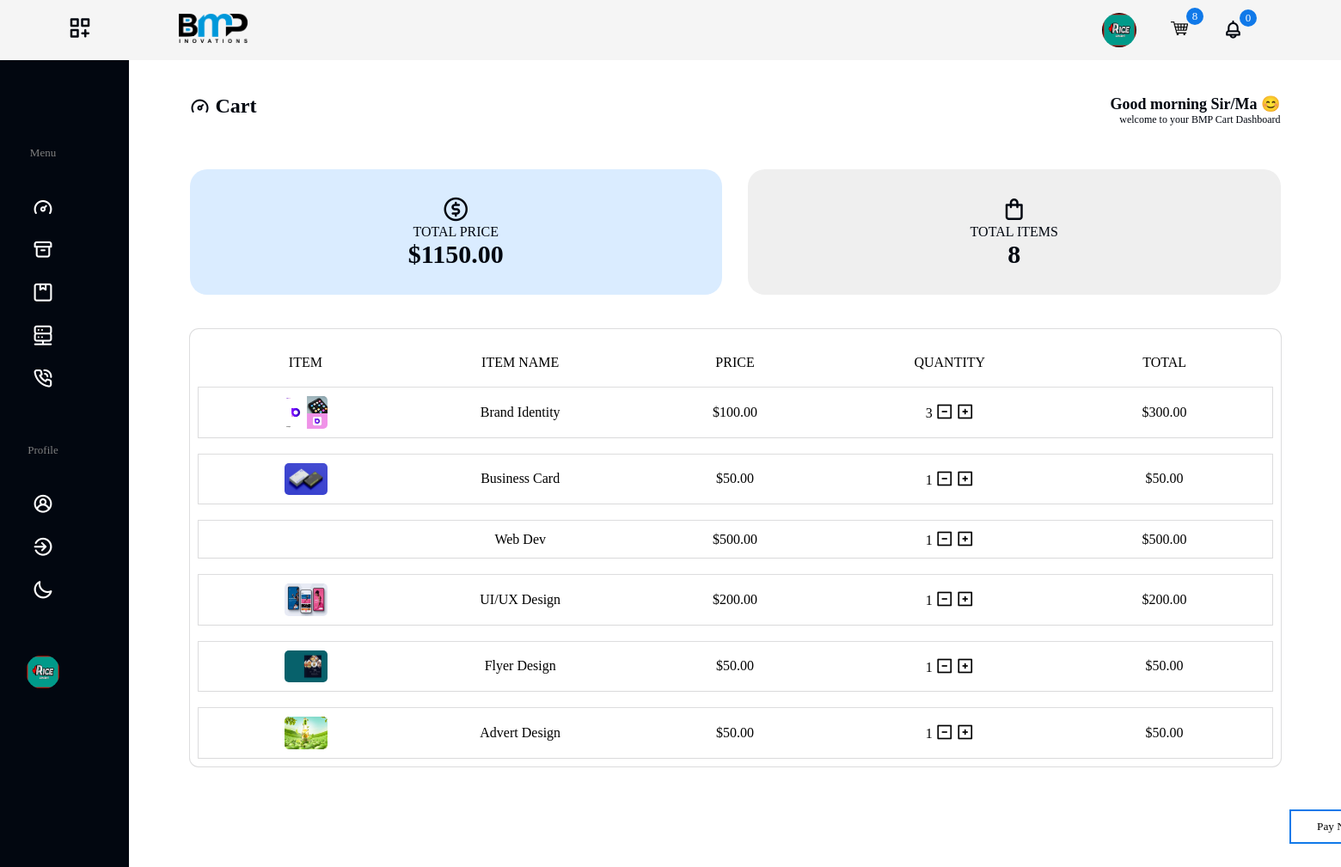
The page /dashboard (signed in) on the database its author committed.
### bmpapp/models.py (models this page shows, shortened)
class Profile(models.Model):
    user = models.OneToOneField(User, on_delete=models.CASCADE) # Delete profile when user is deleted
    image = models.ImageField(default='default.png', upload_to='profile_pics')

class Order(models.Model):
    user = models.OneToOneField(User, on_delete=models.CASCADE)
    date_order = models.DateTimeField(auto_now_add=True)
    complete = models.BooleanField(default=False, null=True, blank=True)
    transaction_id = models.CharField(max_length=100, null=True, blank=True, default=None)
    @property
    def total_item_price(self):
        order_items = self.orderitem_set.all()
        total = sum([item.item_total_price for item in order_items])
        return total
    @property
    def num_of_items(self):
        order_items = self.orderitem_set.all()
        quantity_total = sum([item.quantity for item in order_items])
        return quantity_total

class OrderItem(models.Model):
    product = models.ForeignKey(Product, on_delete=models.SET_NULL, null=True)
    order = models.ForeignKey(Order, on_delete=models.SET_NULL, null=True)
    quantity  = models.IntegerField(default=0, null=True, blank=True)
    date_added = models.DateTimeField(auto_now_add=True)
    @property
    def item_total_price(self):
        new_price = self.product.price * self.quantity
        return new_price

class Product(models.Model):
    name = models.CharField(max_length=200, null=True, blank=True)
    price = models.IntegerField()
    description = models.TextField(null=True, blank=True)
    image = models.ImageField(null=True, blank=True)
    @property
    def imageURL(self):
        try:
            url = self.image.url
        except:
            url = ''
        return url

### bmpapp/views.py (the view)
# urls.py: path('dashboard', views.dashboard, name='dashboard'),
def dashboard(request):
    if request.user.is_authenticated:
        order, created = Order.objects.get_or_create(user=request.user, complete=False)
        items = order.orderitem_set.all()
    context = {'order':order, 'items':items}
    return render(request, 'dashboard.html', context)

### templates/dashboard.html (shortened to what this page needs)
{% extends 'main.html' %}
{% block content %}
<section id="dashbord">
    <div class="dashboard">
        <div class="dash_2">
            <div class="dash2_body">
                <div class="greeting_flex">
                    <h2><i class="uil uil-tachometer-fast-alt"></i> Cart</h2>
                    <div class="good_morn">
                        <h3 id="greetings"></h3>
                        <p>welcome to your BMP Cart Dashboard</p>
                    </div>
                </div>
                <div class="totals">
                    <div class="total_sub">
                        <i class="uil uil-usd-circle"></i>
                        <p>Total Price</p>
                        <h3>${{order.total_item_price|floatformat:2}}</h3>
                    </div>
                    <div class="total_sub2">
                        <i class="uil uil-shopping-bag"></i>
                        <p>Total Items</p>
                        <h3>{{order.num_of_items}}</h3>
                    </div>
                </div>
            </div>
            <div class="product_heading">
                <ul class="product_ul_1">
                    <li>Item</li>
                    <li>Item Name</li>
                    <li>Price</li>
                    <li>Quantity</li>
                    <li>Total</li>
                </ul>
                {% for item in items %}
                <div class="product_items">
                    <img src="{{item.product.imageURL}}" alt="">
                    <p>{{item.product.name}}</p>
                    <p>${{item.product.price|floatformat:2}}</p>
                    <p id="quantity">{{item.quantity}}
                        <i class="uil uil-minus-square-full" id="update-cart" data-product="{{item.product.id}}" data-action="remove"></i>
                        <i class="uil uil-plus-square" id="update-cart" data-product="{{item.product.id}}" data-action="add"></i>
                    </p>
                    <p>${{item.item_total_price|floatformat:2}}</p>
                </div>
                {% empty %}
                <span class="no_item">No Item Ordered Yet!!!</span>
                {% endfor %}
            </div>
        </div>
    </div>
</section>
<form method="POST" action="https://checkout.flutterwave.com/v3/hosted/pay">
    <input type="submit" id="start-payment-button" class="checkout" value="Pay Now" >
</form>
{% endblock %}

### templates/main.html (shortened to what this page needs)
{% load widget_tweaks %}
<!DOCTYPE html>
{% load static %}
<html lang="en">
    <head>
        <link rel="stylesheet" href="https://unicons.iconscout.com/release/v4.0.0/css/line.css">
        <link rel="stylesheet" href="https://cdn.jsdelivr.net/npm/bootstrap-icons@1.10.3/font/bootstrap-icons.css">
        <link rel="stylesheet" href="{% static 'CSS/profile.css'%}">
        <link rel="stylesheet" href="{% static 'CSS/contact.css'%}">
        <link rel="stylesheet" href="{% static 'CSS/packages.css'%}">
        <link rel="stylesheet" href="{% static 'CSS/products.css'%}">
        <link rel="stylesheet" href="{% static 'CSS/dashboard.css'%}">
        <link rel="stylesheet" href="{% static 'CSS/dash_gallery.css'%}">
        <link rel="stylesheet" href="{% static 'CSS/main.css'%}">
        <link rel="stylesheet" href="{% static 'query/dash_query.css'%}">
        <link rel="stylesheet" href="{% static 'query/main_query.css'%}">
        <link rel="stylesheet" href="{% static 'query/product_media.css'%}">
        <link rel="stylesheet" href="{% static 'query/package_media.css'%}">
        <link rel="stylesheet" href="{% static 'query/gallery_media.css'%}">
        <link rel="stylesheet" href="{% static 'query/prof_media.css'%}">
        <link rel="stylesheet" href="https://cdn.jsdelivr.net/npm/swiper@9/swiper-bundle.min.css" />
    </head>
    <body>
        <nav>
            <div class="dash_narve">
                <div class="logo-flex">
                    <i class="uil uil-create-dashboard" onclick="closemenu()"></i>
                    <a href="{% url 'index' %}"><img src="{% static 'images/bmp innovations.png' %}" alt="" class="logo"></a>
                </div>
                <div class="dash-flex">
                    <a href="{% url 'profile' %}"><img src="{{user.profile.image.url}}" alt="" class="avatar"></a>
                    <div class="cart-flex">
                        <a href="{% url 'dashboard' %}"><img src="/images/cart logo.png" alt="" ></a>
                        <a href=""><p id="num_of_items" style="font-size: 13px;">{{order.num_of_items}}</p></a>
                    </div>
                    <div class="bell-flex">
                        <i class="uil uil-bell"></i>
                        <p class="bell_num" style="font-size: 13px;">{{ total | length}}</p>
                    </div>
                </div>
            </div>
        </nav>
         <div class="dash_12">
             <div>
                  <h4 class="menu1">Menu</h4>
                  <ul class="first_ul1">
                     <a href="{% url 'dashboard' %}"><li><i class="uil uil-tachometer-fast-alt"></i></li></a>
                      <a href="{% url 'products' %}"><li><i class="uil uil-archive"></i></li></a>
                      <a href="{% url 'packages' %}"><li><i class="uil uil-package"></i></li></a>
                      <a href="{% url 'dash_gallery' %}"><li><i class="uil uil-server-connection"></i></li></a>
                      <a href="{% url 'contact' %}"><li><i class="uil uil-phone-volume"></i></li></a>
                  </ul>
                  <h4 class="menu1">Profile</h4>
                  <ul class="first_ul1">
                      <a href="{% url 'profile' %}"><li><i class="uil uil-user-circle"></i></li></a>
                      <a href="{% url 'signout'%}"><li><i class="uil uil-sign-out-alt"></i></li></a>
                      <a href=""><li><i class="uil uil-moon"></i></li></a>
                  </ul>
             </div>
             <div class="details1">
                 <a href="{% url 'profile' %}"><img src="{{user.profile.image.url}}" alt="" class="avatar"></a>
            </div>
         </div>
    {% block content %}
    {% endblock %}
    </body>
</html>

### static/css/profile.css (style rules this page uses)
* { margin: 0; padding: 0; font-family: Poppins; box-sizing: border-box; text-decoration: none; }
:root { --primary-color: rgb(255, 255, 255); --secondary-color: #020710; --textiary-color: #1079e9; --background-new-colorbackground-image: linear-gradient( 80deg, rgb(240, 254, 255), rgb(254, 254, 254), rgb(254, 254, 254), rgb(255, 234, 255) rgb(240, 254, 255) ); --padding-sides: 10px 10%; --main-space: 30px 12%; }

### static/css/contact.css (style rules this page uses)
* { margin: 0; padding: 0; font-family: Poppins; box-sizing: border-box; text-decoration: none; }
:root { --primary-color: rgb(255, 255, 255); --secondary-color: #020710; --textiary-color: #36bb91; --dropdown-color: #141d21; --padding-sides: 10px 10%; --main-space: 30px 10%; }

### static/css/packages.css (style rules this page uses)
* { margin: 0; padding: 0; font-family: Poppins; box-sizing: border-box; text-decoration: none; }
:root { --primary-color: rgb(255, 255, 255); --secondary-color: #020710; --textiary-color: #1079e9; --background-new-colorbackground-image: linear-gradient( 80deg, rgb(240, 254, 255), rgb(254, 254, 254), rgb(254, 254, 254), rgb(255, 234, 255) rgb(240, 254, 255) ); --padding-sides: 10px 10%; --main-space: 30px 12%; }

### static/css/products.css (style rules this page uses)
* { margin: 0; padding: 0; font-family: Poppins; box-sizing: border-box; text-decoration: none; }
:root { --primary-color: rgb(255, 255, 255); --secondary-color: #020710; --textiary-color: #1079e9; --background-new-colorbackground-image: linear-gradient( 80deg, rgb(240, 254, 255), rgb(254, 254, 254), rgb(254, 254, 254), rgb(255, 234, 255) rgb(240, 254, 255) ); --padding-sides: 10px 10%; --main-space: 30px 12%; }

### static/css/dash_gallery.css (style rules this page uses)
* { margin: 0; padding: 0; font-family: Poppins; box-sizing: border-box; text-decoration: none; }
:root { --primary-color: rgb(255, 255, 255); --secondary-color: #020710; --textiary-color: #1079e9; --background-new-colorbackground-image: linear-gradient( 80deg, rgb(240, 254, 255), rgb(254, 254, 254), rgb(254, 254, 254), rgb(255, 234, 255) rgb(240, 254, 255) ); --padding-sides: 10px 10%; --main-space: 30px 12%; }

### static/css/main.css (style rules this page uses)
* { margin: 0; padding: 0; font-family: Poppins; box-sizing: border-box; text-decoration: none; }
:root { --primary-color: rgb(255, 255, 255); --secondary-color: #020710; --textiary-color: #1079e9; --background-new-colorbackground-image: linear-gradient( 80deg, rgb(240, 254, 255), rgb(254, 254, 254), rgb(254, 254, 254), rgb(255, 234, 255) rgb(240, 254, 255) ); --padding-sides: 10px 10%; --main-space: 30px 12%; }
.dash_narve { display: grid; grid-template-columns: 3fr 200px; padding: 15px 5%; background-color: #f5f5f5; align-items: center; width:100% ; position: fixed; z-index: 2; }
.dash-flex { display: flex; gap: 40px; align-items: center; }
.logo-flex { display: flex; gap: 100px; }
.logo { width: 80px; }
.uil-bell, .uil-create-dashboard { font-size: 30px; color: #020710; font-weight: bold; cursor: pointer; }
.dash_narve .avatar { vertical-align: middle; width: 40px; height: 40px; border-radius: 50%; }
.cart-flex { position: relative; align-items: center; }
.cart-flex img { width: 20px; }
#num_of_items { position: absolute; background-color: var(--textiary-color); bottom: 16px; left: 18px; padding: 2px 6px; border-radius: 50%; font-size: 8px; color: var(--primary-color); height: 20px; width: 20px; display: flex; justify-content: center; align-items: center; }
.bell-flex { position: relative; }
.uil-bell { font-size: 25px; font-weight: 500; }
.bell_num { position: absolute; background-color: var(--textiary-color); bottom: 18px; left: 20px; padding: 2px 6px; border-radius: 50%; font-size: 12px; color: var(--primary-color); height: 20px; width: 20px; display: flex; justify-content: center; }

### static/query/dash_query.css (style rules this page uses)
* { margin: 0; padding: 0; font-family: Poppins; box-sizing: border-box; text-decoration: none; }
:root { --primary-color: rgb(255, 255, 255); --secondary-color: #020710; --textiary-color: #1079e9; --background-new-colorbackground-image: linear-gradient( 80deg, rgb(240, 254, 255), rgb(254, 254, 254), rgb(254, 254, 254), rgb(255, 234, 255) rgb(240, 254, 255) ); --padding-sides: 10px 10%; --main-space: 30px 12%; }

### static/query/main_query.css (style rules this page uses)
* { margin: 0; padding: 0; font-family: Poppins; box-sizing: border-box; text-decoration: none; }
:root { --primary-color: rgb(255, 255, 255); --secondary-color: #020710; --textiary-color: #1079e9; --background-new-colorbackground-image: linear-gradient(80deg, rgb(240, 254, 255), rgb(254, 254, 254), rgb(254, 254, 254), rgb(255, 234, 255) rgb(240, 254, 255)); --padding-sides: 10px 10%; --main-space: 30px 12%; }

### rows shown on the page
Order: num_of_items "8", total_item_price "1150.00"
OrderItem: product.imageURL (picture), product.name "Brand Identity", product.price "100.00", quantity "3", item_total_price "300.00"
OrderItem: product.imageURL (picture), product.name "Business Card", product.price "50.00", quantity "1", item_total_price "50.00"
OrderItem: product.name "Web Dev", product.price "500.00", quantity "1", item_total_price "500.00"
OrderItem: product.imageURL (picture), product.name "UI/UX Design", product.price "200.00", quantity "1", item_total_price "200.00"
OrderItem: product.imageURL (picture), product.name "Flyer Design", product.price "50.00", quantity "1", item_total_price "50.00"
OrderItem: product.imageURL (picture), product.name "Advert Design", product.price "50.00", quantity "1", item_total_price "50.00"

### other values the page prints
{{ total | length }} "0"
